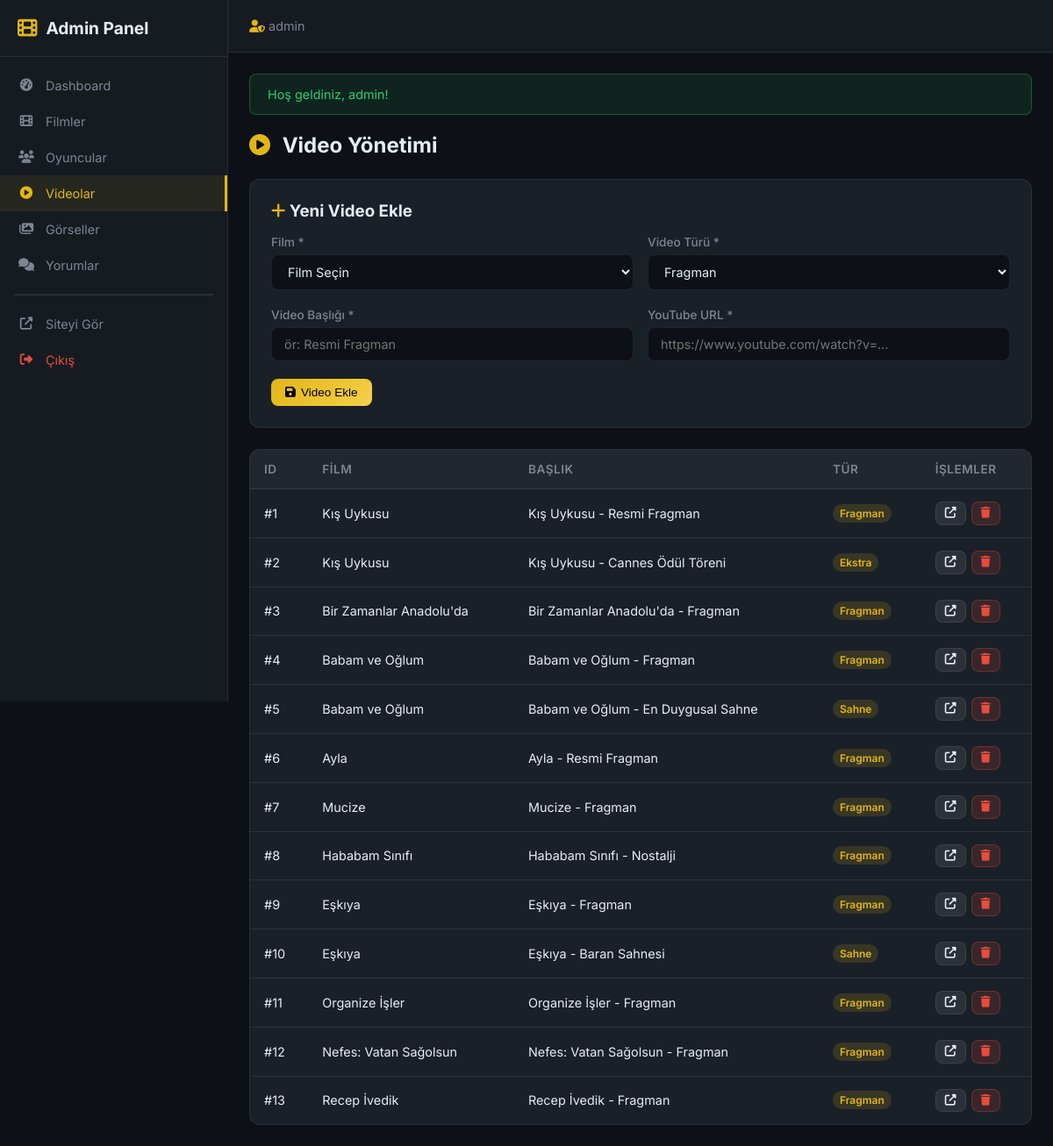
The app's page /admin/videos.php (signed in), older data.
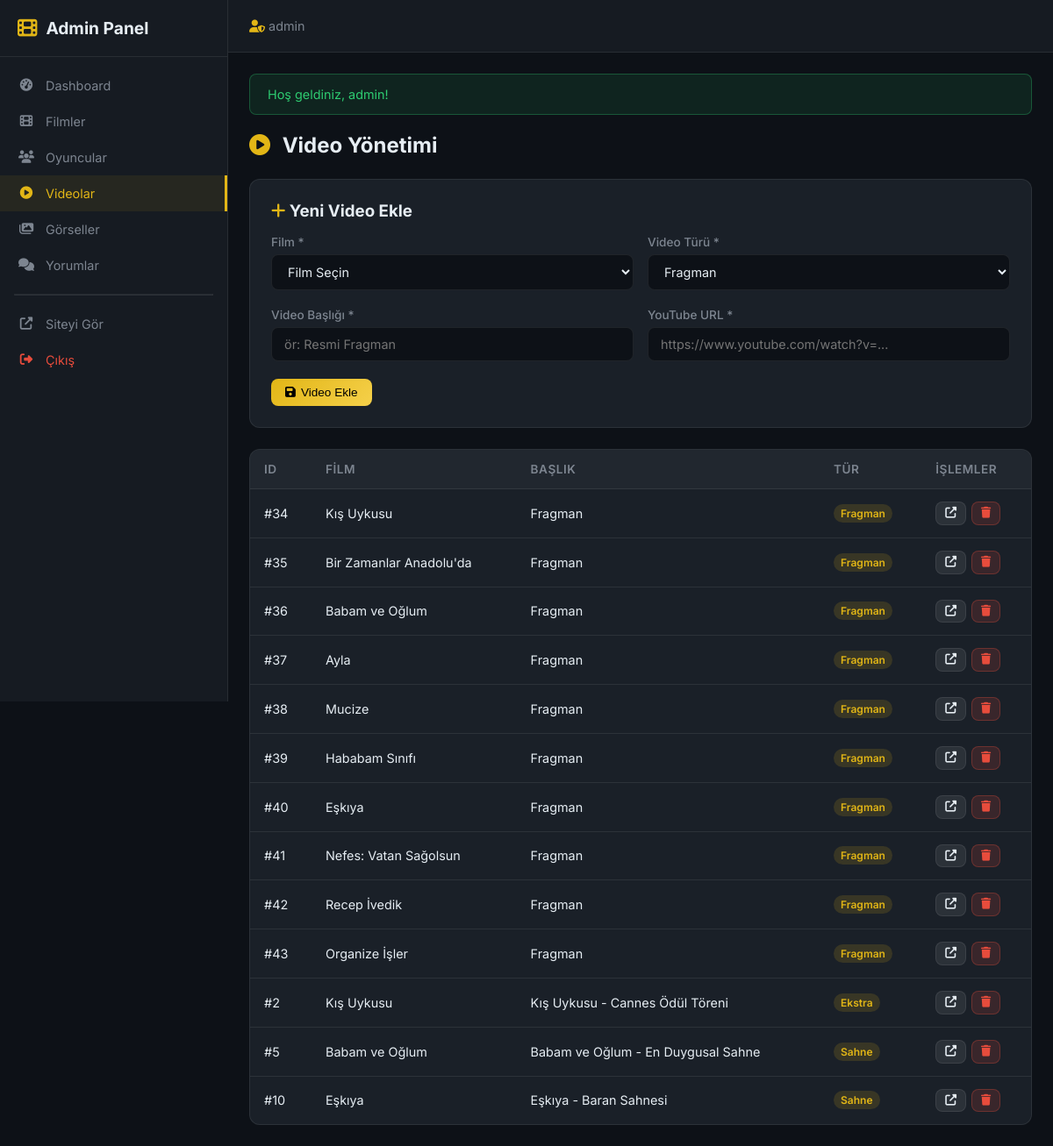
The same page, newer data.
### tables this page shows
CREATE TABLE `movie_videos` (
  `id` INTEGER PRIMARY KEY AUTOINCREMENT,
  `movie_id` INT NOT NULL,
  `title` VARCHAR(255) NOT NULL,
  `youtube_url` VARCHAR(500) NOT NULL,
  `video_type` TEXT NOT NULL DEFAULT 'trailer',
  `created_at` DATETIME NOT NULL DEFAULT CURRENT_TIMESTAMP,
  FOREIGN KEY (`movie_id`) REFERENCES `movies`(`id`) ON DELETE CASCADE
);

CREATE TABLE `movies` (
  `id` INTEGER PRIMARY KEY AUTOINCREMENT,
  `title` VARCHAR(255) NOT NULL,
  `year` INTEGER NOT NULL,
  `description` TEXT NOT NULL,
  `poster_url` VARCHAR(500) DEFAULT NULL,
  `cover_url` VARCHAR(500) DEFAULT NULL,
  `director` VARCHAR(100) DEFAULT NULL,
  `genre` VARCHAR(100) DEFAULT NULL,
  `duration` INT DEFAULT NULL ,
  `created_at` DATETIME NOT NULL DEFAULT CURRENT_TIMESTAMP,
  `updated_at` DATETIME DEFAULT NULL 
);

### admin/videos.php (the view, shortened to what this page needs)
<?php
require_once __DIR__ . '/includes/admin_header.php';
$stmt = $pdo->query("
    SELECT v.*, m.title as movie_title
    FROM movie_videos v
    INNER JOIN movies m ON v.movie_id = m.id
    ORDER BY v.created_at DESC
");
$videos = $stmt->fetchAll();
$type_labels = ['trailer' => 'Fragman', 'sahne' => 'Sahne', 'roportaj' => 'Röportaj', 'ekstra' => 'Ekstra'];
?>
<div class="admin-page-header">
    <h1><i class="fas fa-play-circle"></i> Video Yönetimi</h1>
</div>
<div class="admin-form-card" style="margin-bottom: 24px;">
    <h3 style="margin-bottom: 16px;"><i class="fas fa-plus" style="color: var(--admin-accent);"></i> Yeni Video Ekle</h3>
    <form method="POST">
        <div class="admin-form-row">
            <div class="admin-form-group">
                <label>Film *</label>
                <select name="movie_id" required>
                    <option value="">Film Seçin</option>
                </select>
            </div>
            <div class="admin-form-group">
                <label>Video Türü *</label>
                <select name="video_type" required>
                    <option value="trailer">Fragman</option>
                </select>
            </div>
        </div>
        <div class="admin-form-row">
            <div class="admin-form-group">
                <label>Video Başlığı *</label>
                <input type="text" name="title" placeholder="ör: Resmi Fragman" required>
            </div>
            <div class="admin-form-group">
                <label>YouTube URL *</label>
                <input type="url" name="youtube_url" placeholder="https://www.youtube.com/watch?v=..." required>
            </div>
        </div>
        <button type="submit" class="admin-btn admin-btn-primary"><i class="fas fa-save"></i> Video Ekle</button>
    </form>
</div>
<div class="admin-table-wrapper">
    <table class="admin-table">
        <thead>
            <tr><th>ID</th><th>Film</th><th>Başlık</th><th>Tür</th><th>İşlemler</th></tr>
        </thead>
        <tbody>
            <?php foreach ($videos as $v): ?>
                <tr>
                    <td>#<?= $v['id'] ?></td>
                    <td><?= e($v['movie_title']) ?></td>
                    <td><?= e($v['title']) ?></td>
                    <td><span class="badge badge-gold"><?= $type_labels[$v['video_type']] ?? $v['video_type'] ?></span></td>
                    <td>
                        <div class="admin-actions">
                            <a href="<?= e(youtube_url_to_embed($v['youtube_url']) ?: '#') ?>" target="_blank" class="admin-btn admin-btn-secondary admin-btn-sm">
                                <i class="fas fa-external-link-alt"></i>
                            </a>
                            <a href="<?= SITE_URL ?>/admin/videos.php?delete=<?= $v['id'] ?>&token=<?= $_SESSION['csrf_token'] ?>"
                               class="admin-btn admin-btn-danger admin-btn-sm delete-confirm">
                                <i class="fas fa-trash"></i>
                            </a>
                        </div>
                    </td>
                </tr>
            <?php endforeach; ?>
        </tbody>
    </table>
</div>
<?php require_once __DIR__ . '/includes/admin_footer.php'; ?>

Row changes from the older to the newer data that the page shows:
removed movie_videos: id "1", movie.title "Kış Uykusu", title "Kış Uykusu - Resmi Fragman", video_type "Fragman"
removed movie_videos: id "3", movie.title "Bir Zamanlar Anadolu'da", title "Bir Zamanlar Anadolu'da - Fragman", video_type "Fragman"
removed movie_videos: id "4", movie.title "Babam ve Oğlum", title "Babam ve Oğlum - Fragman", video_type "Fragman"
removed movie_videos: id "6", movie.title "Ayla", title "Ayla - Resmi Fragman", video_type "Fragman"
removed movie_videos: id "7", movie.title "Mucize", title "Mucize - Fragman", video_type "Fragman"
removed movie_videos: id "8", movie.title "Hababam Sınıfı", title "Hababam Sınıfı - Nostalji", video_type "Fragman"
removed movie_videos: id "9", movie.title "Eşkıya", title "Eşkıya - Fragman", video_type "Fragman"
removed movie_videos: id "11", movie.title "Organize İşler", title "Organize İşler - Fragman", video_type "Fragman"
removed movie_videos: id "12", movie.title "Nefes: Vatan Sağolsun", title "Nefes: Vatan Sağolsun - Fragman", video_type "Fragman"
removed movie_videos: id "13", movie.title "Recep İvedik", title "Recep İvedik - Fragman", video_type "Fragman"
added movie_videos: id "34", movie.title "Kış Uykusu", title "Fragman", video_type "Fragman"
added movie_videos: id "35", movie.title "Bir Zamanlar Anadolu'da", title "Fragman", video_type "Fragman"
added movie_videos: id "36", movie.title "Babam ve Oğlum", title "Fragman", video_type "Fragman"
added movie_videos: id "37", movie.title "Ayla", title "Fragman", video_type "Fragman"
added movie_videos: id "38", movie.title "Mucize", title "Fragman", video_type "Fragman"
added movie_videos: id "39", movie.title "Hababam Sınıfı", title "Fragman", video_type "Fragman"
added movie_videos: id "40", movie.title "Eşkıya", title "Fragman", video_type "Fragman"
added movie_videos: id "41", movie.title "Nefes: Vatan Sağolsun", title "Fragman", video_type "Fragman"
added movie_videos: id "42", movie.title "Recep İvedik", title "Fragman", video_type "Fragman"
added movie_videos: id "43", movie.title "Organize İşler", title "Fragman", video_type "Fragman"
